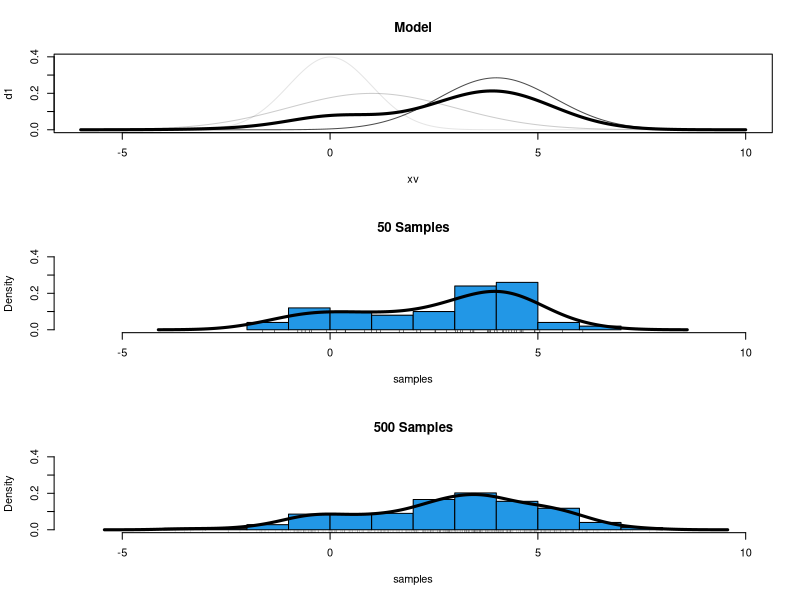

The R source for this figure:
# Generate n observation from a mixture of 3 Gaussians
sample.mixture <- function(n, ws, mus, sigs) {
  n.components <- length(ws)
  component <- sample(n.components, n, replace=T, prob=ws)
  x <- rnorm(n, mean=mus[component], sd=sigs[component])
  x
}


# Test
n <- 50
ws <- c(0.1, 0.2, 0.7)
mus <- c(0, 1, 4)
sigs <- c(1, 2, 1.4)

xv <- seq(-6, 10, length=300)
d1 <- dnorm(xv, mus[1], sigs[1])
d2 <- dnorm(xv, mus[2], sigs[2])
d3 <- dnorm(xv, mus[3], sigs[3])
mix <- ws[1]*d1 + ws[2]*d2 + ws[3]*d3
y.max <- max(c(d1, d2, d3, mix))
par(mfrow=c(3, 1))
plot(xv, d1, type='l', ylim=c(0, y.max), col=rgb(0, 0, 0, alpha=ws[1]), main='Model')
lines(xv, d2, col=rgb(0, 0, 0, alpha=ws[2]))
lines(xv, d3, col=rgb(0, 0, 0, alpha=ws[3]))
lines(xv, mix, lw=3)

samples <- sample.mixture(n, ws, mus, sigs)
hist(samples, 
     col=4, 
     xlim=range(xv), 
     ylim=c(0, y.max), 
     freq=F, 
     main=sprintf('%d Samples', n))
rug(samples)
lines(density(samples), lw=3)

samples <- sample.mixture(10*n, ws, mus, sigs)
hist(samples, 
     col=4, 
     xlim=range(xv), 
     ylim=c(0, y.max), 
     freq=F, 
     main=sprintf('%d Samples', 10*n))
rug(samples, col=rgb(0, 0, 0, alpha=0.2))
lines(density(samples), lw=3)
